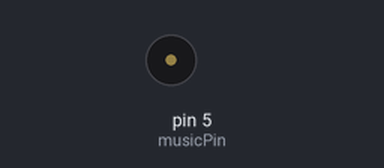
A sketch run on a simulated Arduino Uno, built with avr-gcc and run on an emulated ATmega328P. Shown: buzzer (waves = sounding).

Above: at 0.7 s.
At 5.55 s:
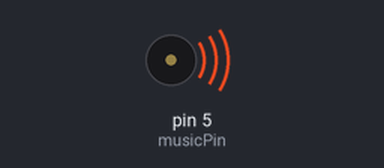
Timing chart, 0 to 8.5 s (numbered marks = the images above):
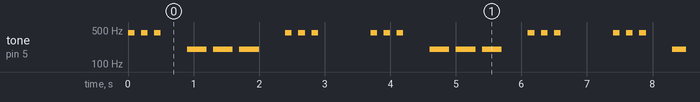

Measured:
- by itself, tone on pin 5 (musicPin): repeats every 3.7 s: 2 × (silent 0.10 s, 440 Hz 0.10 s), silent 0.40 s, 2 × (200 Hz 0.30 s, silent 0.10 s), 200 Hz 0.30 s, silent 0.40 s, 2 × (440 Hz 0.10 s, silent 0.10 s), 440 Hz 0.10 s, silent 0.80 s, 440 Hz 0.10 s

The sketch:

Functions_Tone.ino
```cpp
int musicPin = 5;

int ditNotes = 100;
int dahNotes = 300;

int ditFreq = 440;
int dahFreq = 200;

void setup() {
  // put your setup code here, to run once:

}

void loop() {
  // put your main code here, to run repeatedly:
  notePlay(ditFreq, ditNotes);
  notePlay(ditFreq, ditNotes);
  notePlay(ditFreq, ditNotes);
  delay(dahNotes);
  notePlay(dahFreq, dahNotes);
  notePlay(dahFreq, dahNotes);
  notePlay(dahFreq, dahNotes);
  delay(dahNotes);
  notePlay(ditFreq, ditNotes);
  notePlay(ditFreq, ditNotes);
  notePlay(ditFreq, ditNotes);
  delay(ditNotes*7);
}

void notePlay(int frequency, int duration){
  tone(musicPin, frequency, duration);
  delay(duration);
  noTone(musicPin);
  delay(ditNotes);
}
```
